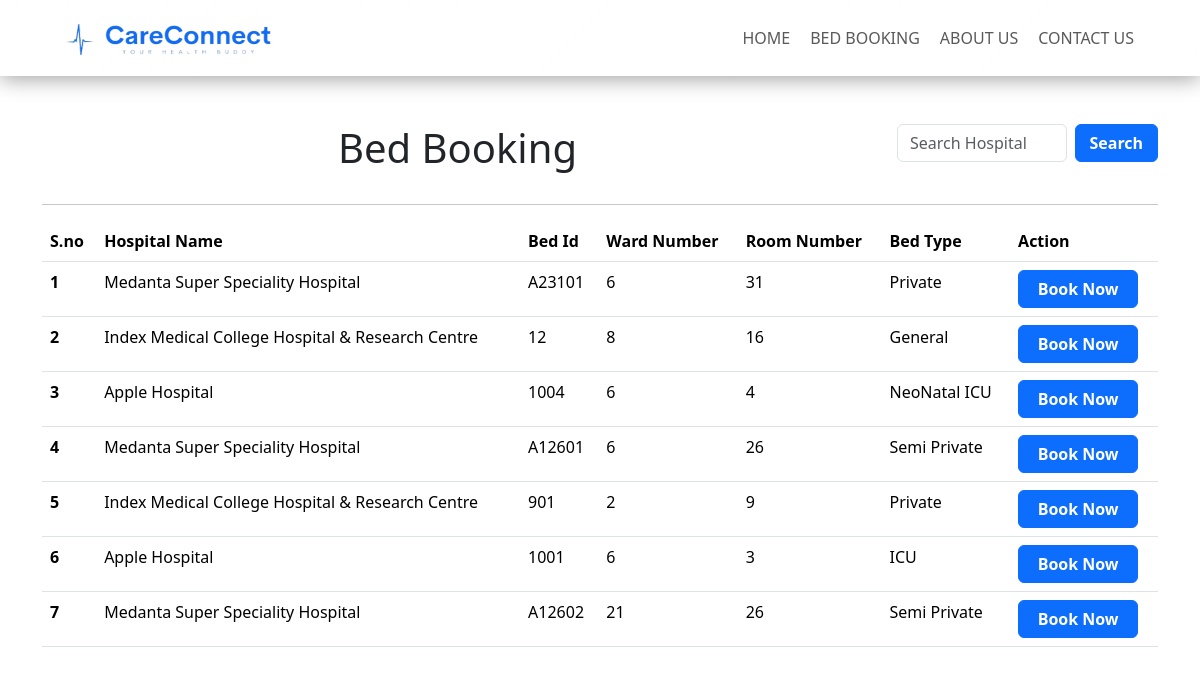
/beds/, run on the app's committed database.
### home/models.py (models this page shows)
class beds(models.Model):
    Hospital_name = models.CharField(max_length=300)
    Bed_id=models.CharField(max_length=300,unique=True)
    Ward_number=models.CharField(max_length=100)
    Room_number=models.CharField(max_length=100)
    Bed_type=models.CharField(max_length=300)

### home/views.py (the view, shortened to what this page needs)
# urls.py: path('beds/',bedsinfo),
def bedsinfo(request):
    data=beds.objects.all()
    return render(request,'beds.html',context={'data':data})

### home/template/beds.html (shortened to what this page needs)
{% load static %}
<!DOCTYPE html>
<html lang="en">
  <head>
    <link
      href="https://cdn.jsdelivr.net/npm/bootstrap@5.3.2/dist/css/bootstrap.min.css"
      rel="stylesheet"
    />
    <link rel="stylesheet" href="{% static 'css/bootstrap.css'%}" />
    <link rel="stylesheet" href="{% static 'css/style.css' %}" />
  </head>
  <body>
    <nav class="mb-5 glass-bg">
      <div class="container">
        <div class="row">
          <div class="col">
            <nav class="navbar navbar-expand-lg">
              <div class="container-fluid">
                <img
                  src="{% static 'images/0019b4ca-3b9d-422a-b123-113ed453ccc3.png' %}"
                  class="navbar-brand img-fluid logo-icon"
                  alt=""
                />
                <div
                  class="collapse navbar-collapse"
                  id="navbarSupportedContent"
                >
                  <ul class="navbar-nav ms-auto mb-2 mb-lg-0">
                    <li class="nav-item">
                      <a class="nav-link" href="/index/">HOME</a>
                    </li>
                    <li class="nav-item">
                      <a class="nav-link" href="/info/">BED BOOKING</a>
                    </li>
                    <li class="nav-item">
                      <a class="nav-link" href="/index/">ABOUT US</a>
                    </li>
                    <li class="nav-item">
                      <a class="nav-link" href="/contact/">CONTACT US</a>
                    </li>
                  </ul>
                </div>
              </div>
            </nav>
          </div>
        </div>
      </div>
    </nav>
    <div class="container my-2">
      <div class="row">
        <div class="col">
          <h1 class="text-center">Bed Booking</h1>
        </div>
        <div class="col-lg-3">
          <form class="d-flex" role="search"y>
            <input
              class="form-control me-2"
              type="search"
              name="q"
              placeholder="Search Hospital"
              aria-label="Search"
            />
            <button class="btn btn-primary" type="submit">Search</button>
          </form>
        </div>
      </div>
    </div>
    <div class="container">
        <div class="row">
            <div class="col">
                <hr>
            </div>
        </div>
    </div>
    <div class="container">
      <div class="row">
        <div class="col">
          <table class="table table-hover col-12">
            <thead>
              <tr>
                <th scope="col">S.no</th>
                <th scope="col">Hospital Name</th>
                <th scope="col">Bed Id</th>
                <th scope="col">Ward Number</th>
                <th scope="col">Room Number</th>
                <th scope="col">Bed Type</th>
                <th scope="col">Action</th>
              </tr>
            </thead>
            <tbody>
              {% for i in data %}
              <tr>
                <th scope="row">{{forloop.counter}}</th>
                <td>{{i.Hospital_name}}</td>
                <td>{{i.Bed_id}}</td>
                <td>{{i.Ward_number}}</td>
                <td>{{i.Room_number}}</td>
                <td>{{i.Bed_type}}</td>
                <td><a href="/fillform/{{i.id}}/"><button class="btn btn-primary">Book Now</button></a></td>
              </tr>
              {% endfor %}
            </tbody>
          </table>
        </div>
      </div>
    </div>
  </body>
</html>

### home/static/css/style.css (style rules this page uses)
* { margin: 0; padding: 0; box-sizing: border-box; }
html { scroll-behavior: smooth; scroll-padding-top: 150px; }
.glass-bg { background: linear-gradient( 135deg, rgba(255, 255, 255, 0.1), rgba(255, 255, 255, 0) ); backdrop-filter: blur(10px); -webkit-backdrop-filter: blur(10px); border: 1px solid rgba(255, 255, 255, 0.18); box-shadow: 0 3px 20px 0 rgba(0, 0, 0, 0.37); }
.logo-icon { height: 50px; width: 220px; object-fit: cover; padding: 4px; margin: 4px; }
.nav-link { transition: all 0.3s ease-in-out 0.3s; margin-right: 4px; }
.btn { width: 120px; font-weight: 700; }

### data on the page
beds: Hospital_name "Medanta Super Speciality Hospital", Bed_id "A23101", Ward_number "6", Room_number "31", Bed_type "Private"
beds: Hospital_name "Index Medical College Hospital & Research Centre", Bed_id "12", Ward_number "8", Room_number "16", Bed_type "General"
beds: Hospital_name "Apple Hospital", Bed_id "1004", Ward_number "6", Room_number "4", Bed_type "NeoNatal ICU"
beds: Hospital_name "Medanta Super Speciality Hospital", Bed_id "A12601", Ward_number "6", Room_number "26", Bed_type "Semi Private"
beds: Hospital_name "Index Medical College Hospital & Research Centre", Bed_id "901", Ward_number "2", Room_number "9", Bed_type "Private"
beds: Hospital_name "Apple Hospital", Bed_id "1001", Ward_number "6", Room_number "3", Bed_type "ICU"
beds: Hospital_name "Medanta Super Speciality Hospital", Bed_id "A12602", Ward_number "21", Room_number "26", Bed_type "Semi Private"
